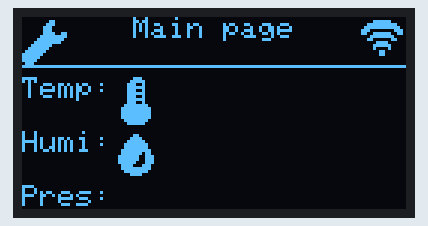
A sketch run on a simulated Arduino Mega 2560, built with avr-gcc and run on an emulated ATmega2560. Shown: 128×64 one-colour display. What the sketch prints to the serial monitor is not drawn.

Above: at 0.07 s.

The sketch:

Arduino_Ctr.ino
```cpp
#include "main_display.h"
#include "common.h"
#include <SPI.h>
#include <Wire.h>
#include <Adafruit_GFX.h>
#include <Adafruit_SSD1306.h>
#include <Fonts/FreeMono9pt7b.h>

#define OLED_MOSI 23
#define OLED_CLK 18
#define OLED_DC 22
#define OLED_CS 5
#define OLED_RESET 19

Adafruit_SSD1306 display(SCREEN_WIDTH, SCREEN_HEIGHT,
                         OLED_MOSI, OLED_CLK, OLED_DC, OLED_RESET, OLED_CS);

void setup()
{
    Serial.begin(115200);
    Serial.println(F("SSD1306 call"));

    // SSD1306_SWITCHCAPVCC = generate display voltage from 3.3V internally
    if (!display.begin(SSD1306_SWITCHCAPVCC))
    {
        Serial.println(F("SSD1306 allocation failed"));
        for (;;)
            ; // Don't proceed, loop forever
    }
    main_page();
    // setting_01_page();
}

void loop()
{
    // main_page_display_process(70, 40, 1000);
    delay(1000);
}

void setting_default_param(void)
{
    setting_param.temerature.setup = 80;
    setting_param.temerature.high_alram = 95;
    setting_param.temerature.low_alram = 65;

    setting_param.humidity.setup = 80;
    setting_param.humidity.high_alram = 110;
    setting_param.humidity.low_alram = 50;

    setting_param.Co2.setup = 500;
    setting_param.Co2.high_alram = 9000;
    setting_param.Co2.low_alram = 0; // un use
}

void setting_gpio(void)
{
}
```

common.h
```cpp
#ifndef _COMMON_H_
#define _COMMON_H_
#include <stdint.h>

#define kX_ELEMENTS_START 0
#define kY_ELEMENTS_START 20
#define kY_STEP 18
#define kX_STEP 15

#define kICon_START 21

#define LOGO_HEIGHT 16
#define LOGO_WIDTH 16
#define SCREEN_WIDTH 128 // OLED display width, in pixels
#define SCREEN_HEIGHT 64 // OLED display height, in pixels

typedef struct
{
    /* data */
    uint16_t setup;
    uint16_t high_alram;
    uint16_t low_alram;
} setting_t;

typedef struct
{
    /* data */
    setting_t temerature;
    setting_t humidity;
    setting_t Co2;
} setting_param_t;
setting_param_t setting_param;
#endif
```

main_display.h
```cpp
void main_page(void);
void main_page_display_process(uint16_t temp, uint16_t humi, uint16_t pres);
```

main_display.ino
```cpp
#include <Adafruit_GFX.h>
#include <Adafruit_SSD1306.h>
#include "common.h"
static const unsigned char PROGMEM tool_icon16x16[] = {
    0b00000000, 0b00000000, //
    0b00000000, 0b01100000, //          ##
    0b00000000, 0b11100000, //         ###
    0b00000001, 0b11000000, //        ###
    0b00000001, 0b11000000, //        ###
    0b00000001, 0b11100110, //        ####  ##
    0b00000011, 0b11111110, //       #########
    0b00000111, 0b11111100, //      #########
    0b00001111, 0b11111000, //     #########
    0b00011111, 0b11000000, //    #######
    0b00111111, 0b10000000, //   #######
    0b01111111, 0b00000000, //  #######
    0b11111110, 0b00000000, // #######
    0b11111100, 0b00000000, // ######
    0b11111000, 0b00000000, // #####
    0b01110000, 0b00000000, //  ###
};

static const unsigned char PROGMEM icon_clear[] = {
    0b00000000, 0b00000000, //
    0b00000000, 0b00000000, //
    0b00000000, 0b00000000, //
    0b00000001, 0b00000000, //
    0b00000001, 0b00000000, //
    0b00000001, 0b00000000, //
    0b00000000, 0b00000000, //
    0b00000000, 0b00000000, //
    0b00000000, 0b00000000, //
    0b00000000, 0b00000000, //
    0b00000000, 0b00000000, //
    0b00000000, 0b00000000, //
    0b00000000, 0b00000000, //
    0b00000000, 0b00000000, //
    0b00000000, 0b00000000, //
    0b00000000, 0b00000000, //
};

unsigned char humidity2_icon16x16[] = {
    0b00000000, 0b00000000, //
    0b00000001, 0b10000000, //        ##
    0b00000011, 0b11000000, //       ####
    0b00000111, 0b11100000, //      ######
    0b00001111, 0b11110000, //     ########
    0b00001111, 0b11110000, //     ########
    0b00011111, 0b11111000, //    ##########
    0b00011111, 0b11011000, //    ####### ##
    0b00111111, 0b10011100, //   #######  ###
    0b00111111, 0b10011100, //   #######  ###
    0b00111111, 0b00011100, //   ######   ###
    0b00011110, 0b00111000, //    ####   ###
    0b00011111, 0b11111000, //    ##########
    0b00001111, 0b11110000, //     ########
    0b00000011, 0b11000000, //       ####
    0b00000000, 0b00000000, //
};

unsigned char humidity_icon16x16[] = {
    0b00000000, 0b00000000, //
    0b00000001, 0b10000000, //        ##
    0b00000011, 0b11000000, //       ####
    0b00000111, 0b11100000, //      ######
    0b00001110, 0b01110000, //     ###  ###
    0b00001100, 0b00110000, //     ##    ##
    0b00011100, 0b00111000, //    ###    ###
    0b00011000, 0b00011000, //    ##      ##
    0b00111000, 0b00011100, //   ###      ###
    0b00111000, 0b00011100, //   ###      ###
    0b00111000, 0b00011100, //   ###      ###
    0b00011100, 0b00111000, //    ###    ###
    0b00011111, 0b11111000, //    ##########
    0b00001111, 0b11110000, //     ########
    0b00000011, 0b11000000, //       ####
    0b00000000, 0b00000000, //
};

unsigned char temperature_icon16x16[] = {
    0b00000001, 0b11000000, //        ###
    0b00000011, 0b11100000, //       #####
    0b00000111, 0b00100000, //      ###  #
    0b00000111, 0b11100000, //      ######
    0b00000111, 0b00100000, //      ###  #
    0b00000111, 0b11100000, //      ######
    0b00000111, 0b00100000, //      ###  #
    0b00000111, 0b11100000, //      ######
    0b00000111, 0b00100000, //      ###  #
    0b00001111, 0b11110000, //     ########
    0b00011111, 0b11111000, //    ##########
    0b00011111, 0b11111000, //    ##########
    0b00011111, 0b11111000, //    ##########
    0b00011111, 0b11111000, //    ##########
    0b00001111, 0b11110000, //     ########
    0b00000111, 0b11100000, //      ######
};
unsigned char home_icon16x16[] =
    {
        0b00000111, 0b11100000, //      ######
        0b00001111, 0b11110000, //     ########
        0b00011111, 0b11111000, //    ##########
        0b00111111, 0b11111100, //   ############
        0b01111111, 0b11111110, //  ##############
        0b11111111, 0b11111111, // ################
        0b11000000, 0b00000011, // ##            ##
        0b11000000, 0b00000011, // ##            ##
        0b11000000, 0b00000011, // ##            ##
        0b11001111, 0b11110011, // ##  ########  ##
        0b11001111, 0b11110011, // ##  ########  ##
        0b11001100, 0b00110011, // ##  ##    ##  ##
        0b11001100, 0b00110011, // ##  ##    ##  ##
        0b11001100, 0b00110011, // ##  ##    ##  ##
        0b11111100, 0b00111111, // ######    ######
        0b11111100, 0b00111111, // ######    ######
};

unsigned char wifi2_icon16x16[] = {
    0b00000000, 0b00000000, //
    0b00000111, 0b11100000, //      ######
    0b00011111, 0b11111000, //    ##########
    0b00111111, 0b11111100, //   ############
    0b01110000, 0b00001110, //  ###        ###
    0b01100111, 0b11100110, //  ##  ######  ##
    0b00001111, 0b11110000, //     ########
    0b00011000, 0b00011000, //    ##      ##
    0b00000011, 0b11000000, //       ####
    0b00000111, 0b11100000, //      ######
    0b00000100, 0b00100000, //      #    #
    0b00000001, 0b10000000, //        ##
    0b00000001, 0b10000000, //        ##
    0b00000000, 0b00000000, //
    0b00000000, 0b00000000, //
    0b00000000, 0b00000000, //
};

extern Adafruit_SSD1306 display;
void main_page(void)
{
    display.clearDisplay();
    display.drawBitmap(0, 0, tool_icon16x16, 16, 16, SSD1306_WHITE);
    display.drawBitmap(128 - 16, 0, wifi2_icon16x16, 16, 16, SSD1306_WHITE);
    display.setTextSize(1);
    display.setTextColor(INVERSE);
    display.setCursor((SCREEN_WIDTH - 6 * 9) / 2, 0);
    display.println("Main page");
    display.drawLine(0, 16, 128, 16, SSD1306_WHITE);
    display.setCursor(kX_ELEMENTS_START, kY_ELEMENTS_START);
    // display.setFont(&FreeMono9pt7b);
    display.setTextSize(0);
    display.println("Temp:");
    display.setCursor(kX_ELEMENTS_START, kY_ELEMENTS_START + kY_STEP);
    display.println("Humi:");
    // display.setFont(NULL);
    display.setCursor(kX_ELEMENTS_START, kY_ELEMENTS_START + kY_STEP * 2);
    display.println("Pres:");
    // icon display
    display.drawBitmap(kX_ELEMENTS_START + kX_STEP * 2, kY_ELEMENTS_START, temperature_icon16x16, 16, 16, SSD1306_WHITE);
    display.drawBitmap(kX_ELEMENTS_START + kX_STEP * 2, kY_ELEMENTS_START + kY_STEP, humidity2_icon16x16, 16, 16, SSD1306_WHITE);

    display.display();
    // // Invert and restore display, pausing in-between
    // display.invertDisplay(true);
    // delay(1000);
    // display.invertDisplay(false);
    // delay(1000);
    main_page_display_process(85, 50, 1000);
    delay(2000);
}

void main_page_display_process(uint16_t temp, uint16_t humi, uint16_t pres)
{
    char buffer[20];
    memset(buffer, 0x00, sizeof(buffer));
    display.setCursor(50, kY_ELEMENTS_START + 4);
    display.setFont(&FreeMono9pt7b);
    sprintf(buffer, "%d*F", temp);
    display.print(buffer);
    memset(buffer, 0x00, sizeof(buffer));

    display.setCursor(50, kY_ELEMENTS_START * 2 + 8);
    display.setFont(&FreeMono9pt7b);
    sprintf(buffer, "%d%s", humi, "%");
    display.print(buffer);
    memset(buffer, 0x00, sizeof(buffer));

    display.setCursor(50, kY_ELEMENTS_START * 3 + 2);
    display.setFont(NULL);
    sprintf(buffer, "%d hPa", pres);
    display.print(buffer);
    display.display();
}
```

setting_01.ino
```cpp
#include <Adafruit_GFX.h>
#include <Adafruit_SSD1306.h>

extern Adafruit_SSD1306 display;
void setting_01_page(void)
{
    display.clearDisplay();
    display.drawBitmap(0, 0, tool_icon16x16, 16, 16, SSD1306_WHITE);
    display.drawBitmap(128 - 16, 0, wifi2_icon16x16, 16, 16, SSD1306_WHITE);
    display.setTextSize(1);
    display.setTextColor(INVERSE);
    display.setCursor((SCREEN_WIDTH - 10 * 9) / 2, 0);
    display.println("Setting page 01");
    display.drawLine(0, 16, 128, 16, SSD1306_WHITE);
    display.display();

    setting_display_process();
}

void setting_display_process(void)
{
    char buffer[20];
    display.setFont(NULL);
    memset(buffer, 0x00, sizeof(buffer));
    display.setCursor(20, 16 + 4);
    sprintf(buffer, "->Temp");
    display.print(buffer);
    memset(buffer, 0x00, sizeof(buffer));

    display.setCursor(20, 16 * 2 + 8);
    sprintf(buffer, "->Humi");
    display.print(buffer);
    memset(buffer, 0x00, sizeof(buffer));

    display.setCursor(20, 16 * 3 + 2);

    sprintf(buffer, "->C02");
    display.print(buffer);
    display.display();
}
```
